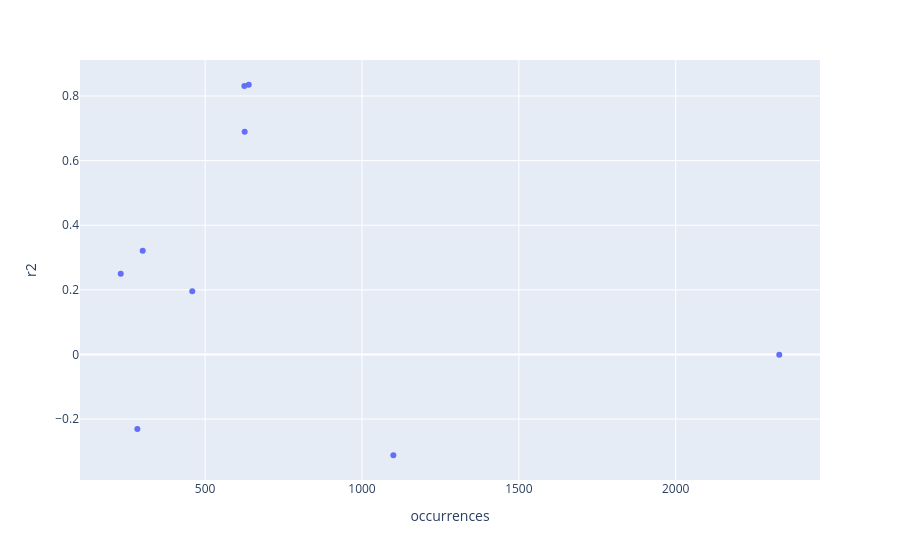

Notebook code cell kept with this figure:
### Code cell
common = df[df['occurrences'] >= 3]
fig = px.scatter(common, x="occurrences", y="r2", hover_data = "species")
fig.show()

### Figure 1 — Plotly figure (JSON) as saved in the notebook; plotly's stock layout.template omitted (floating-point values rounded to 4 significant figures)
{"data": [{"customdata": [["Notolabrus parilus"], ["Parma mccullochi"], ["Coris auricularis"], ["Notolabrus gymnogenis"], ["Notolabrus tetricus"], ["Pomacentrus wardi"], ["Chrysiptera rollandi"], ["Pomacentrus moluccensis"], ["Halichoeres melanurus"]], "hovertemplate": "occurrences=%{x}<br>r2=%{y}<br>species=%{customdata[0]}<extra></extra>", "legendgroup": "", "marker": {"color": "#636efa", "symbol": "circle"}, "mode": "markers", "name": "", "orientation": "v", "showlegend": false, "type": "scatter", "x": [639, 625, 626, 1100, 2330, 231, 284, 459, 301], "xaxis": "x", "y": [0.8349, 0.8312, 0.6897, -0.312, -0.00115, 0.2501, -0.2304, 0.1957, 0.3213], "yaxis": "y"}], "layout": {"legend": {"tracegroupgap": 0}, "margin": {"t": 60}, "xaxis": {"anchor": "y", "domain": [0, 1], "title": {"text": "occurrences"}}, "yaxis": {"anchor": "x", "domain": [0, 1], "title": {"text": "r2"}}}}
